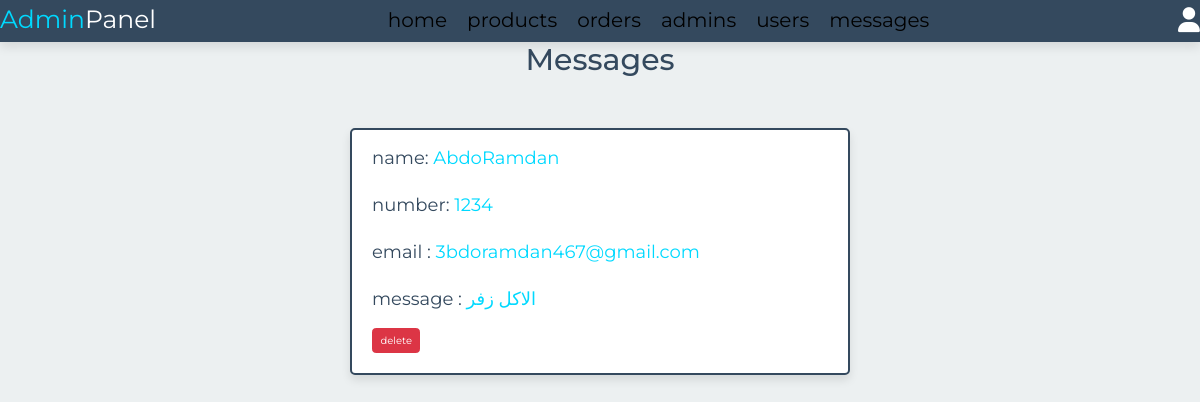
The page /admin/mails.php (signed in) on the database its author committed.
### tables this page shows
CREATE TABLE `messages` (
  `id` int(11) NOT NULL,
  `user_id` int(11) NOT NULL,
  `name` varchar(100) NOT NULL,
  `email` varchar(100) NOT NULL,
  `number` varchar(12) NOT NULL,
  `message` varchar(500) NOT NULL
);

### admin/mails.php (the view, shortened to what this page needs)
<!DOCTYPE html>
<html lang="en">
<head>
    <link href="https://cdn.jsdelivr.net/npm/bootstrap@5.3.0-alpha1/dist/css/bootstrap.min.css" rel="stylesheet">
    <link rel="stylesheet" href="https://cdnjs.cloudflare.com/ajax/libs/font-awesome/6.1.1/css/all.min.css">
    <link rel="stylesheet" href="css/stlye.css">
</head>
<body>
    <?php include 'connect.php' ?>
    <?php include 'componat/admin_header.php' ?>
    <section class="messages">
        <h1 class="heading">messages</h1>
        <div class="box-container1">
            <?php
            $select_messages = $conn->query("SELECT * FROM `messages`");
            if ($select_messages->num_rows > 0) {
                while ($fetch_messages =  $select_messages->fetch_assoc()) {
            ?>
                    <div class="box2">
                        <p> name: <span><?= htmlspecialchars($fetch_messages['name']); ?></span> </p>
                        <p> number: <span><?= htmlspecialchars($fetch_messages['number']); ?></span> </p>
                        <p> email : <span><?= htmlspecialchars($fetch_messages['email']); ?></span> </p>
                        <p> message : <span><?= htmlspecialchars($fetch_messages['message']); ?></span> </p>
                        <a href="mails.php?delete=<?= $fetch_messages['id']; ?>" class="btn btn-danger" onclick="return confirm('Are you sure you want to delete this massege?');">delete</a>
                    </div>
            <?php
                }
            } else {
                echo '<p class="empty">No massages available</p>';
            }
            ?>
        </div>
    </section>
</body>
</html>

### admin/css/stlye.css (style rules this page uses)
:root { --main-color: #00d9ff; --secondary-color: #34495e; --white: #ffffff; --shadow: 0 4px 8px rgba(0, 0, 0, 0.2); --transition: all 0.3s ease; --border: 0.2rem solid var(--black); --black: #34495e; --box-shadow: 0 0.5rem 1rem rgba(0, 0, 0, 0.1); --light-bg: #f5f5f5; }
* { margin: 0; padding: 0; box-sizing: border-box; font-family: "Montserrat", sans-serif; }
html { font-size: 62.5%; overflow-x: hidden; }
body { background-color: #ecf0f1; color: var(--secondary-color); }
.heading { text-align: center; margin-bottom: 5rem; text-transform: capitalize; color: var(--black); font-size: 3rem; }
.messages .box-container1 { display: grid; grid-template-columns: repeat(auto-fit, 50rem); gap: 1.5rem; justify-content: center; align-items: flex-start; }
.messages .box-container1 .box2 { background-color: var(--white); border-radius: 0.5rem; box-shadow: var(--box-shadow); border: var(--border); padding: 2rem; padding-top: 1rem; }
.messages .box-container1 .box2 p { padding: 0.5rem 0; font-size: 1.8rem; color: var(--black); }
.messages .box-container1 .box2 p span { color: var(--main-color); }

### rows shown on the page
messages: name "AbdoRamdan", number "1234", email "3bdoramdan467@gmail.com", message "الاكل زفر"
